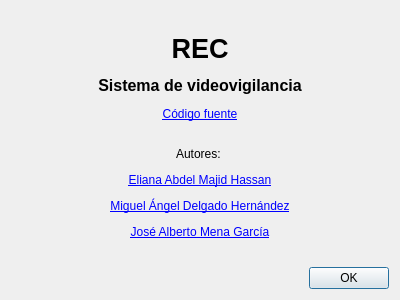
<?xml version="1.0" encoding="UTF-8"?>
<ui version="4.0">
 <class>Acerca</class>
 <widget class="QDialog" name="Acerca">
  <property name="geometry">
   <rect>
    <x>0</x>
    <y>0</y>
    <width>400</width>
    <height>300</height>
   </rect>
  </property>
  <property name="minimumSize">
   <size>
    <width>400</width>
    <height>300</height>
   </size>
  </property>
  <property name="maximumSize">
   <size>
    <width>400</width>
    <height>300</height>
   </size>
  </property>
  <property name="windowTitle">
   <string>Acerca de</string>
  </property>
  <property name="windowIcon">
   <iconset resource="../../iconos.qrc">
    <normaloff>:/iconos/iconos/rec.png</normaloff>:/iconos/iconos/rec.png</iconset>
  </property>
  <layout class="QVBoxLayout" name="verticalLayout">
   <item>
    <layout class="QVBoxLayout" name="verticalLayout2">
     <item>
      <widget class="QLabel" name="label">
       <property name="text">
        <string>&lt;html&gt;&lt;head/&gt;&lt;body&gt;&lt;p align=&quot;center&quot;&gt;&lt;span style=&quot; font-size:20pt; font-weight:600;&quot;&gt;REC&lt;/span&gt;&lt;/p&gt;&lt;p align=&quot;center&quot;&gt;&lt;span style=&quot; font-size:12pt; font-weight:600;&quot;&gt;Sistema de videovigilancia&lt;/span&gt;&lt;/p&gt;&lt;p align=&quot;center&quot;&gt;&lt;a href=&quot;https://github.com/ull-etsii-sistemas-operativos/videovigilancia-1415-g04&quot;&gt;&lt;span style=&quot; text-decoration: underline; color:#0000ff;&quot;&gt;Código fuente&lt;/span&gt;&lt;/a&gt;&lt;br/&gt;&lt;/p&gt;&lt;p align=&quot;center&quot;&gt;Autores: &lt;/p&gt;&lt;p align=&quot;center&quot;&gt;&lt;a href=&quot;https://github.com/eliwadi&quot;&gt;&lt;span style=&quot; text-decoration: underline; color:#0000ff;&quot;&gt;Eliana Abdel Majid Hassan&lt;/span&gt;&lt;/a&gt;&lt;/p&gt;&lt;p align=&quot;center&quot;&gt;&lt;a href=&quot;https://github.com/Madh93&quot;&gt;&lt;span style=&quot; text-decoration: underline; color:#0000ff;&quot;&gt;Miguel Ángel Delgado Hernández&lt;/span&gt;&lt;/a&gt;&lt;/p&gt;&lt;p align=&quot;center&quot;&gt;&lt;a href=&quot;https://github.com/alu0100768893&quot;&gt;&lt;span style=&quot; text-decoration: underline; color:#0000ff;&quot;&gt;José Alberto Mena García&lt;/span&gt;&lt;/a&gt;&lt;/p&gt;&lt;/body&gt;&lt;/html&gt;</string>
       </property>
      </widget>
     </item>
    </layout>
   </item>
   <item>
    <widget class="QDialogButtonBox" name="buttonBox">
     <property name="orientation">
      <enum>Qt::Horizontal</enum>
     </property>
     <property name="standardButtons">
      <set>QDialogButtonBox::Ok</set>
     </property>
    </widget>
   </item>
  </layout>
 </widget>
 <resources>
  <include location="../../iconos.qrc"/>
 </resources>
 <connections>
  <connection>
   <sender>buttonBox</sender>
   <signal>accepted()</signal>
   <receiver>Acerca</receiver>
   <slot>accept()</slot>
   <hints>
    <hint type="sourcelabel">
     <x>248</x>
     <y>254</y>
    </hint>
    <hint type="destinationlabel">
     <x>157</x>
     <y>274</y>
    </hint>
   </hints>
  </connection>
  <connection>
   <sender>buttonBox</sender>
   <signal>rejected()</signal>
   <receiver>Acerca</receiver>
   <slot>reject()</slot>
   <hints>
    <hint type="sourcelabel">
     <x>316</x>
     <y>260</y>
    </hint>
    <hint type="destinationlabel">
     <x>286</x>
     <y>274</y>
    </hint>
   </hints>
  </connection>
 </connections>
</ui>
